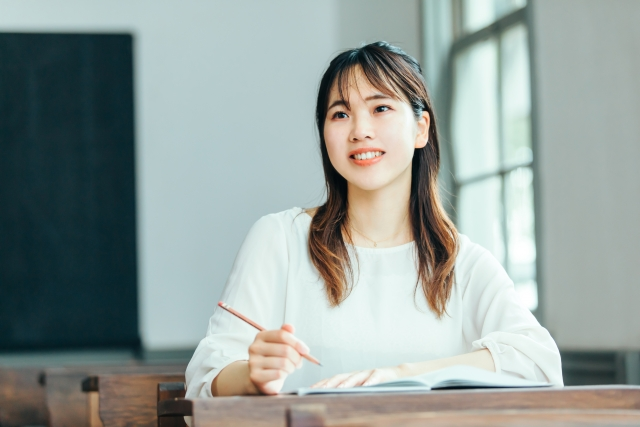
#> input picture images/face_img.png, 640 x 427 px
$ python opencv.py
#> lines starting #> are read from the running program, lines starting #| are printed output that depends on the picture; after the words box and inside, x2 and y2 are one past the last pixel; in counts of white or black regions, pixels touching at a corner belong together
import cv2

eye_img = "images/eye_img.png"
face_img = "images/face_img.png"


cascade_file = "haarcascade_eye.xml"
cascade = cv2.CascadeClassifier(cascade_file)

face_img = cv2.imread(face_img)
#> face_img is the input picture: shape (427, 640, 3); mean B, G, R 154.9, 158.9, 148.3
eye_img = cv2.imread(eye_img)
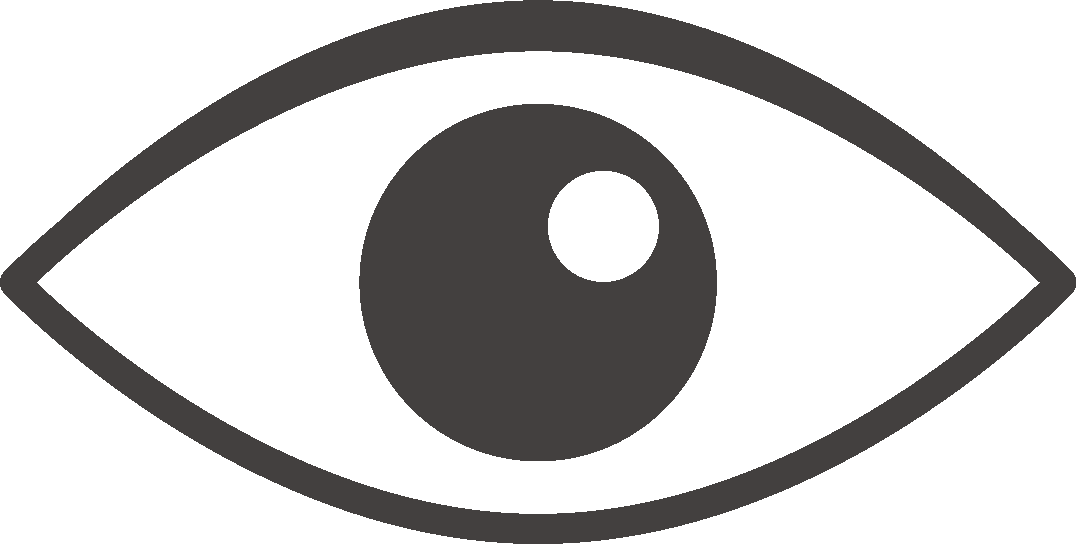
#> input picture images/eye_img.png, 1076 x 544 px
#> eye_img is the input picture: shape (544, 1076, 3); mean B, G, R 196.9, 197.2, 198.1

face_list = cascade.detectMultiScale(face_img)
#> face_list = [[365, 94, 29, 29], [326, 103, 25, 25], [343, 142, 28, 28]]


def make(n):
#> called with n = 0
    x = face_list[n][0]
#> x = 365
    y = face_list[n][1]
#> y = 94
    w = face_list[n][2]
#> w = 29
    h = face_list[n][3]
#> h = 29

    resized_eye_img = cv2.resize(eye_img, dsize=(w, h))
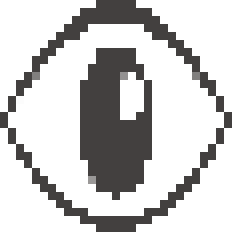
#> resized_eye_img: shape (29, 29, 3) (shown 8 times larger); mean B, G, R 199.4, 199.7, 200.6
    cv2.imwrite("images/resize_eye.png", resized_eye_img)
    face_img[y : h + y, x : w + x] = cv2.imread("images/resize_eye.png")
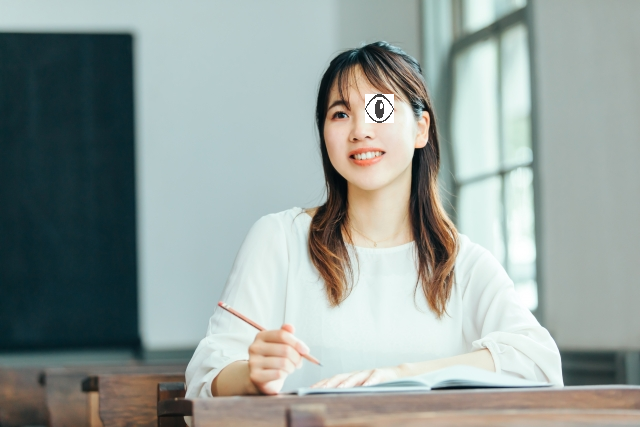
#> face_img: shape (427, 640, 3); 0.31% of pixels changed, all inside (x1, y1, x2, y2) = (365, 94, 394, 123)


make(0)
make(1)
#> call 2 of make, with n = 1
#> in make (call 2), `x = face_list[n][0]`: x = 326
#> in make (call 2), `y = face_list[n][1]`: y = 103
#> in make (call 2), `w = face_list[n][2]`: w = 25
#> in make (call 2), `resized_eye_img = cv2.resize(eye_img, dsize=(w, h))`:
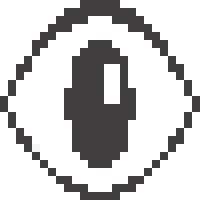
#> resized_eye_img: shape (25, 25, 3) (shown 8 times larger); mean B, G, R 198.2, 198.4, 199.3
#> in make (call 2), `face_img[y : h + y, x : w + x] = cv2.imread("images/resize_eye.png")`:
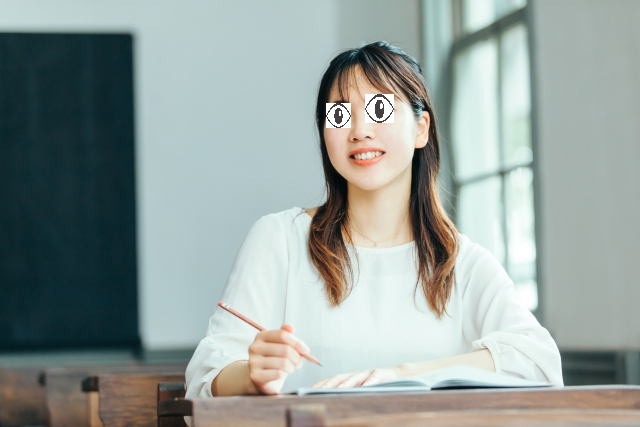
#> face_img: shape (427, 640, 3); 0.23% of pixels changed, all inside (x1, y1, x2, y2) = (326, 103, 351, 128)
cv2.imwrite("images/face_eye.png", face_img)
